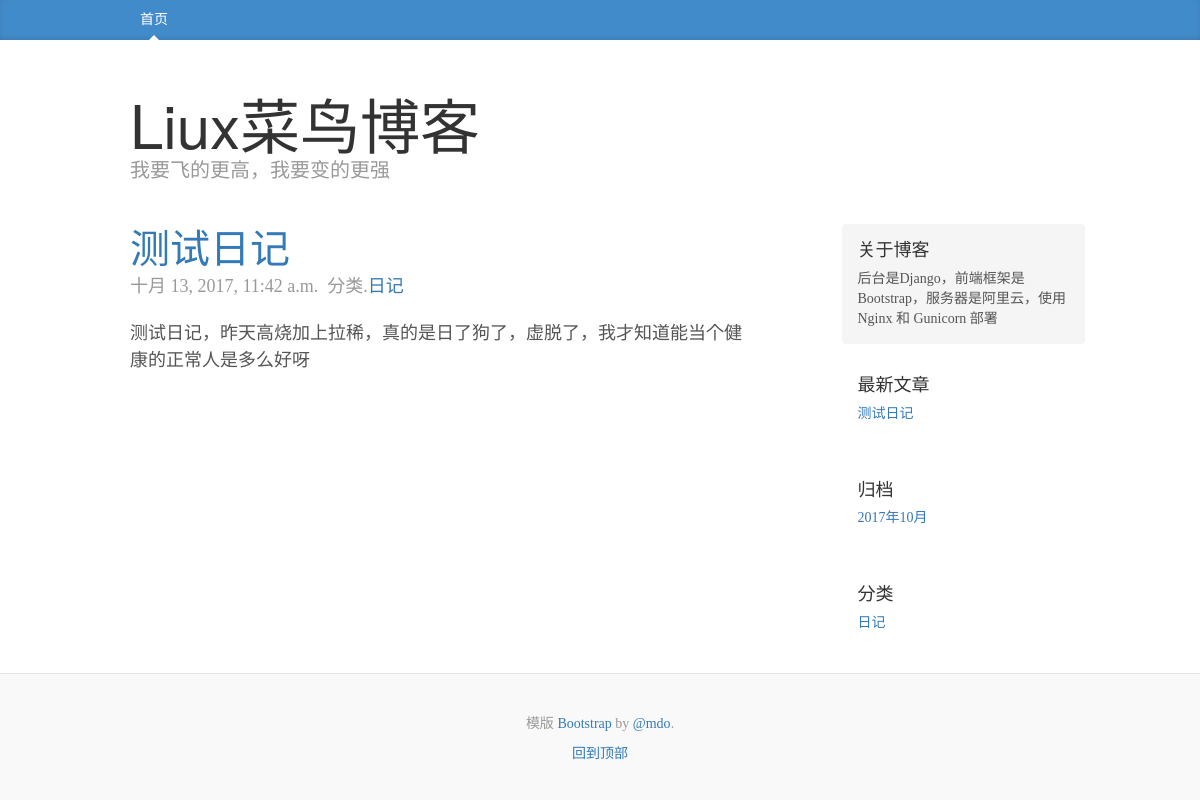
The page / on the database its author committed.
### blog/models.py (models this page shows, shortened)
@python_2_unicode_compatible
class Post(models.Model):
    title = models.CharField(max_length=100)
    body = models.TextField()
    created_time = models.DateTimeField()
    modified_time = models.DateTimeField()
    excerpt = models.CharField(max_length=200, blank=True)
    category = models.ForeignKey(Category)
    author = models.ForeignKey(User)
    def get_absolute_url(self):
        return reverse('blog:detail', kwargs={'pk': self.pk})
    class Meta:
        ordering = ['-created_time']

@python_2_unicode_compatible
class Category(models.Model):
    name = models.CharField(max_length=100)
    def __str__(self):
        return self.name

### blog/views.py (the view)
# urls.py: url(r'^$', views.IndexView.as_view(), name='index'),
class IndexView(ListView):
    model = Post
    template_name = 'blog/index.html'
    context_object_name = 'post_list'
    paginate_by = 5

### blog/templatetags/blog_tags.py (called while the page is built)
@register.simple_tag
def get_recent_posts(num=5):
    return Post.objects.all().order_by('-created_time')[:num]

@register.simple_tag
def get_category():
    return Category.objects.all()

@register.simple_tag
def archives():
    return Post.objects.dates('created_time', 'month', order='DESC')

### templates/blog/index.html (shortened to what this page needs)
{% extends 'base.html' %}
{% block top %}
<div class="blog-header">
    <h1 class="blog-title">Liux菜鸟博客</h1>
    <p class="lead blog-description">我要飞的更高，我要变的更强</p>
</div>
{% endblock top %}
{% block main %}
{% for post in post_list %}
<div class="blog-post">
    <h2 class="blog-post-title"><a href="{{post.get_absolute_url}}">{{post.title}}</a></h2>
    <p class="blog-post-meta">{{post.created_time}}&nbsp&nbsp分类.<a
            href="{% url 'blog:get_category' post.category.pk %}">{{post.category}}</a></p>
    {{post.excerpt}}
</div>
{% empty %}
暂时没发布文章
{% endfor %}
{% endblock main %}

### templates/base.html (shortened to what this page needs)
{% load staticfiles %}
{% load blog_tags %}
<!DOCTYPE html>
<html lang="en">
<head>
    <link href="{% static 'blog/css/bootstrap.min.css' %}" rel="stylesheet">
    <link href="{% static 'blog/css/ie10-viewport-bug-workaround.css' %}" rel="stylesheet">
    <link href="{% static 'blog/css/blog.css' %}" rel="stylesheet">
</head>
<body>
<div class="blog-masthead">
    <div class="container">
        <nav class="blog-nav">
            <a class="blog-nav-item active" href="{% url 'blog:index' %}">首页</a>
        </nav>
    </div>
</div>
<div class="container">
    {% block top %}
    {% endblock top %}
    <div class="row">
        <div class="col-sm-8 blog-main">
            {% block main %}
            {% endblock main %}
        </div>
        <div class="col-sm-3 col-sm-offset-1 blog-sidebar">
            <div class="sidebar-module sidebar-module-inset">
                <h4>关于博客</h4>
                <p>后台是Django，前端框架是Bootstrap，服务器是阿里云，使用 Nginx 和 Gunicorn 部署 </p>
            </div>
            <div class="sidebar-module">
                <h4>最新文章</h4>
                  {% get_recent_posts as post_list %}
                <ol class="list-unstyled">
                    {% for post in post_list %}
                    <li><a href="{{post.get_absolute_url}}">{{post.title}}</a></li>
                    {% empty %}
                    暂无文章
                    {% endfor %}
                </ol>
            </div>
            <div class="sidebar-module">
                <h4>归档</h4>
                  {% archives as date_list %}
                <ol class="list-unstyled">
                    {% for date in date_list %}
                    <li><a href="{% url 'blog:archives' date.year date.month %}">{{date.year}}年{{date.month}}月</a></li>
                    {% empty %}
                    暂无归档
                    {% endfor %}
                </ol>
            </div>
            <div class="sidebar-module">
                <h4>分类</h4>
                {% get_category as category_list %}
                <ol class="list-unstyled">
                    {% for category in category_list %}
                    <li><a href="{% url 'blog:get_category' category.pk %}">{{category.name}}</a></li>
                    {% empty %}
                    暂无分类
                    {% endfor %}
                </ol>
            </div>
        </div>
    </div>
</div>
<footer class="blog-footer">
    <p>模版 <a href="http://getbootstrap.com">Bootstrap</a> by <a href="https://twitter.com/mdo">@mdo</a>.</p>
    <p>
        <a href="#">回到顶部</a>
    </p>
</footer>
</body>
</html>

### blog/static/blog/css/blog.css (style rules this page uses)
body { font-family: Georgia, "Times New Roman", Times, serif; color: #555; }
h1, .h1, h2, .h2, h3, .h3, h4, .h4, h5, .h5, h6, .h6 { margin-top: 0; font-family: "Helvetica Neue", Helvetica, Arial, sans-serif; font-weight: normal; color: #333; }
@media (min-width: 1200px) { .container { width: 970px; } }
.blog-masthead { background-color: #428bca; -webkit-box-shadow: inset 0 -2px 5px rgba(0,0,0,.1); box-shadow: inset 0 -2px 5px rgba(0,0,0,.1); }
.blog-nav-item { position: relative; display: inline-block; padding: 10px; font-weight: 500; color: #cdddeb; }
.blog-nav .active { color: #fff; }
.blog-nav .active:after { position: absolute; bottom: 0; left: 50%; width: 0; height: 0; margin-left: -5px; vertical-align: middle; content: " "; border-right: 5px solid transparent; border-bottom: 5px solid; border-left: 5px solid transparent; }
.blog-header { padding-top: 20px; padding-bottom: 20px; }
.blog-title { margin-top: 30px; margin-bottom: 0; font-size: 60px; font-weight: normal; }
.blog-description { font-size: 20px; color: #999; }
.blog-main { font-size: 18px; line-height: 1.5; }
.sidebar-module { padding: 15px; margin: 0 -15px 15px; }
.sidebar-module-inset { padding: 15px; background-color: #f5f5f5; border-radius: 4px; }
.sidebar-module-inset p:last-child, .sidebar-module-inset ul:last-child, .sidebar-module-inset ol:last-child { margin-bottom: 0; }
.blog-post { margin-bottom: 60px; }
.blog-post-title { margin-bottom: 5px; font-size: 40px; }
.blog-post-meta { margin-bottom: 20px; color: #999; }
.blog-footer { padding: 40px 0; color: #999; text-align: center; background-color: #f9f9f9; border-top: 1px solid #e5e5e5; }
.blog-footer p:last-child { margin-bottom: 0; }

### rows shown on the page
Post: title "测试日记", created_time "十月 13, 2017, 11:42 a.m.", category "日记", excerpt "测试日记，昨天高烧加上拉稀，真的是日了狗了，虚脱了，我才知道能当个健康的正常人是多么好呀"
Category: name "日记"

### other values the page prints
{{ date.year }} "2017"
{{ date.month }} "10"
